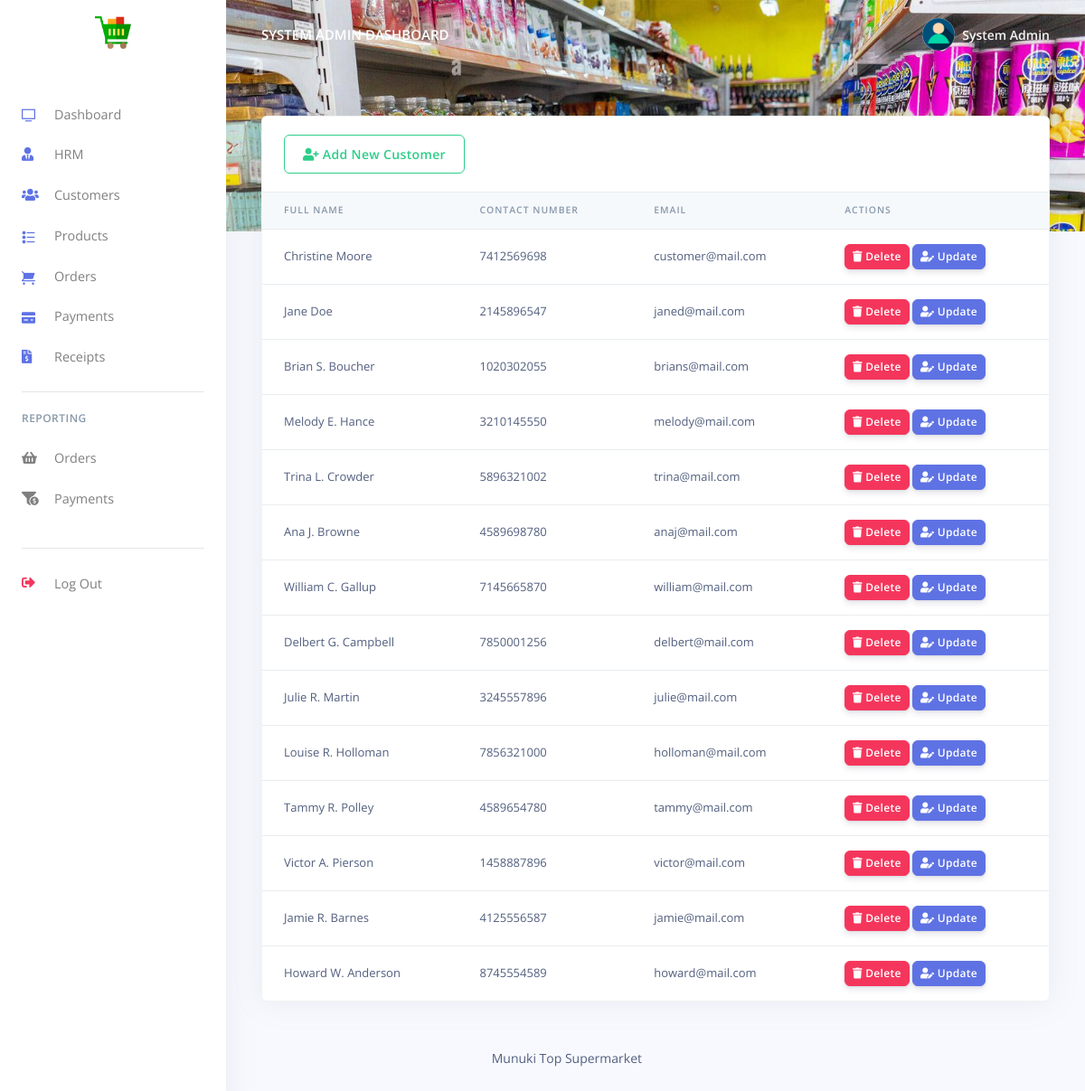
Page /admin/customes.php (signed in) on the committed database.
### tables this page shows
CREATE TABLE `sms_admin` (
  `admin_id` varchar(200) NOT NULL,
  `admin_name` varchar(200) NOT NULL,
  `admin_email` varchar(200) NOT NULL,
  `admin_password` varchar(200) NOT NULL
);

CREATE TABLE `sms_customers` (
  `customer_id` varchar(200) NOT NULL,
  `customer_name` varchar(200) NOT NULL,
  `customer_phoneno` varchar(200) NOT NULL,
  `customer_email` varchar(200) NOT NULL,
  `customer_password` varchar(200) NOT NULL,
  `created_at` timestamp(6) NOT NULL DEFAULT current_timestamp(6) ON UPDATE current_timestamp(6)
);

### admin/customes.php (the view, shortened to what this page needs)
<?php
include('config/config.php');
require_once('partials/_head.php');
?>
<body>
  <?php
  require_once('partials/_sidebar.php');
  ?>
  <div class="main-content">
    <?php
    require_once('partials/_topnav.php');
    ?>
    <div class="container-fluid mt--8">
      <div class="row">
        <div class="col">
          <div class="card shadow">
            <div class="card-header border-0">
              <a href="add_customer.php" class="btn btn-outline-success">
                <i class="fas fa-user-plus"></i>
                Add New Customer
              </a>
            </div>
            <div class="table-responsive">
              <table class="table align-items-center table-flush">
                <thead class="thead-light">
                  <tr>
                    <th scope="col">Full Name</th>
                    <th scope="col">Contact Number</th>
                    <th scope="col">Email</th>
                    <th scope="col">Actions</th>
                  </tr>
                </thead>
                <tbody>
                  <?php
                  $ret = "SELECT * FROM  sms_customers  ORDER BY `sms_customers`.`created_at` DESC ";
                  $stmt = $mysqli->prepare($ret);
                  $stmt->execute();
                  $res = $stmt->get_result();
                  while ($cust = $res->fetch_object()) {
                  ?>
                    <tr>
                      <td><?php echo $cust->customer_name; ?></td>
                      <td><?php echo $cust->customer_phoneno; ?></td>
                      <td><?php echo $cust->customer_email; ?></td>
                      <td>
                        <a href="customes.php?delete=<?php echo $cust->customer_id; ?>">
                          <button class="btn btn-sm btn-danger">
                            <i class="fas fa-trash"></i>
                            Delete
                          </button>
                        </a>
                        <a href="update_customer.php?update=<?php echo $cust->customer_id; ?>">
                          <button class="btn btn-sm btn-primary">
                            <i class="fas fa-user-edit"></i>
                            Update
                          </button>
                        </a>
                      </td>
                    </tr>
                  <?php } ?>
                </tbody>
              </table>
            </div>
          </div>
        </div>
      </div>
      <?php
      require_once('partials/_footer.php');
      ?>
    </div>
  </div>
</body>
</html>

### admin/partials/_head.php (shortened to what this page needs)
<!DOCTYPE html>
<html>
<head>
    <link href="assets/vendor/nucleo/css/nucleo.css" rel="stylesheet">
    <link href="assets/vendor/@fortawesome/fontawesome-free/css/all.min.css" rel="stylesheet">
    <link type="text/css" href="assets/css/argon.css?v=1.0.0" rel="stylesheet">
</head>

### admin/partials/_sidebar.php (shortened to what this page needs)
<?php
$admin_id = $_SESSION['admin_id'];
$ret = "SELECT * FROM  sms_admin  WHERE admin_id = '$admin_id'";
$stmt = $mysqli->prepare($ret);
$stmt->execute();
$res = $stmt->get_result();
while ($admin = $res->fetch_object()) {
?>
  <nav class="navbar navbar-vertical fixed-left navbar-expand-md navbar-light bg-white" id="sidenav-main">
    <div class="container-fluid">
      <a class="navbar-brand pt-0" href="dashboard.php">
        <img src="assets/img/brand/shopping-cart.png" class="navbar-brand-img" alt="...">
      </a>
      <div class="collapse navbar-collapse" id="sidenav-collapse-main">
        <ul class="navbar-nav">
          <li class="nav-item">
            <a class="nav-link" href="dashboard.php">
              <i class="ni ni-tv-2 text-primary"></i> Dashboard
            </a>
          </li>
          <li class="nav-item">
            <a class="nav-link" href="hrm.php">
              <i class="fas fa-user-tie text-primary"></i> HRM
            </a>
          </li>
          <li class="nav-item">
            <a class="nav-link" href="customes.php">
              <i class="fas fa-users text-primary"></i> Customers
            </a>
          </li>
          <li class="nav-item">
            <a class="nav-link" href="products.php">
              <i class="ni ni-bullet-list-67 text-primary"></i>Products
            </a>
          </li>
          <li class="nav-item">
            <a class="nav-link" href="orders.php">
              <i class="ni ni-cart text-primary"></i> Orders
            </a>
          </li>
          <li class="nav-item">
            <a class="nav-link" href="payments.php">
              <i class="ni ni-credit-card text-primary"></i> Payments
            </a>
          </li>
          <li class="nav-item">
            <a class="nav-link" href="receipts.php">
              <i class="fas fa-file-invoice-dollar text-primary"></i> Receipts
            </a>
          </li>
        </ul>
        <hr class="my-3">
        <h6 class="navbar-heading text-muted">Reporting</h6>
        <ul class="navbar-nav mb-md-3">
          <li class="nav-item">
            <a class="nav-link" href="orders_reports.php">
              <i class="fas fa-shopping-basket"></i> Orders
            </a>
          </li>
          <li class="nav-item">
            <a class="nav-link" href="payments_reports.php">
              <i class="fas fa-funnel-dollar"></i> Payments
            </a>
          </li>
        </ul>
        <hr class="my-3">
        <ul class="navbar-nav mb-md-3">
          <li class="nav-item">
            <a class="nav-link" href="logout.php">
              <i class="fas fa-sign-out-alt text-danger"></i> Log Out
            </a>
          </li>
        </ul>
      </div>
    </div>
  </nav>
<?php } ?>

### admin/partials/_topnav.php (shortened to what this page needs)
<?php
$admin_id = $_SESSION['admin_id'];
$ret = "SELECT * FROM  sms_admin  WHERE admin_id = '$admin_id'";
$stmt = $mysqli->prepare($ret);
$stmt->execute();
$res = $stmt->get_result();
while ($admin = $res->fetch_object()) {
?>
    <nav class="navbar navbar-top navbar-expand-md navbar-dark" id="navbar-main">
        <div class="container-fluid">
            <a class="h4 mb-0 text-white text-uppercase d-none d-lg-inline-block" href="dashboard.php"><?php echo $admin->admin_name; ?> Dashboard</a>
            <ul class="navbar-nav align-items-center d-none d-md-flex">
                <li class="nav-item dropdown">
                    <a class="nav-link pr-0" href="#" role="button" data-toggle="dropdown" aria-haspopup="true" aria-expanded="false">
                        <div class="media align-items-center">
                            <span class="avatar avatar-sm rounded-circle">
                                <img alt="Image placeholder" src="assets/img/theme/user-a-min.png">
                            </span>
                            <div class="media-body ml-2 d-none d-lg-block">
                                <span class="mb-0 text-sm  font-weight-bold"><?php echo $admin->admin_name; ?></span>
                            </div>
                        </div>
                    </a>
                </li>
            </ul>
        </div>
    </nav>
<?php } ?>

### admin/partials/_footer.php
<footer class="py-5">
  <div class="container">
    <div class="row align-items-center justify-content-xl-between">
      <div class="col-xl-6">
        <ul class="nav nav-footer justify-content-center justify-content-xl-end">
          <li class="nav-item">
            <a href="" class="nav-link" target="_blank">Munuki Top Supermarket</a>
          </li>
        </ul>
      </div>
    </div>
  </div>
</footer>

### rows in the picture
sms_admin: admin_name "SYSTEM ADMIN", admin_name "System Admin"
sms_customers: customer_name "Christine Moore", customer_phoneno "7412569698", customer_email "customer@mail.com"
sms_customers: customer_name "Jane Doe", customer_phoneno "2145896547", customer_email "janed@mail.com"
sms_customers: customer_name "Brian S. Boucher", customer_phoneno "1020302055", customer_email "brians@mail.com"
sms_customers: customer_name "Melody E. Hance", customer_phoneno "3210145550", customer_email "melody@mail.com"
sms_customers: customer_name "Trina L. Crowder", customer_phoneno "5896321002", customer_email "trina@mail.com"
sms_customers: customer_name "Ana J. Browne", customer_phoneno "4589698780", customer_email "anaj@mail.com"
sms_customers: customer_name "William C. Gallup", customer_phoneno "7145665870", customer_email "william@mail.com"
sms_customers: customer_name "Delbert G. Campbell", customer_phoneno "7850001256", customer_email "delbert@mail.com"
sms_customers: customer_name "Julie R. Martin", customer_phoneno "3245557896", customer_email "julie@mail.com"
sms_customers: customer_name "Louise R. Holloman", customer_phoneno "7856321000", customer_email "holloman@mail.com"
sms_customers: customer_name "Tammy R. Polley", customer_phoneno "4589654780", customer_email "tammy@mail.com"
sms_customers: customer_name "Victor A. Pierson", customer_phoneno "1458887896", customer_email "victor@mail.com"
sms_customers: customer_name "Jamie R. Barnes", customer_phoneno "4125556587", customer_email "jamie@mail.com"
sms_customers: customer_name "Howard W. Anderson", customer_phoneno "8745554589", customer_email "howard@mail.com"
